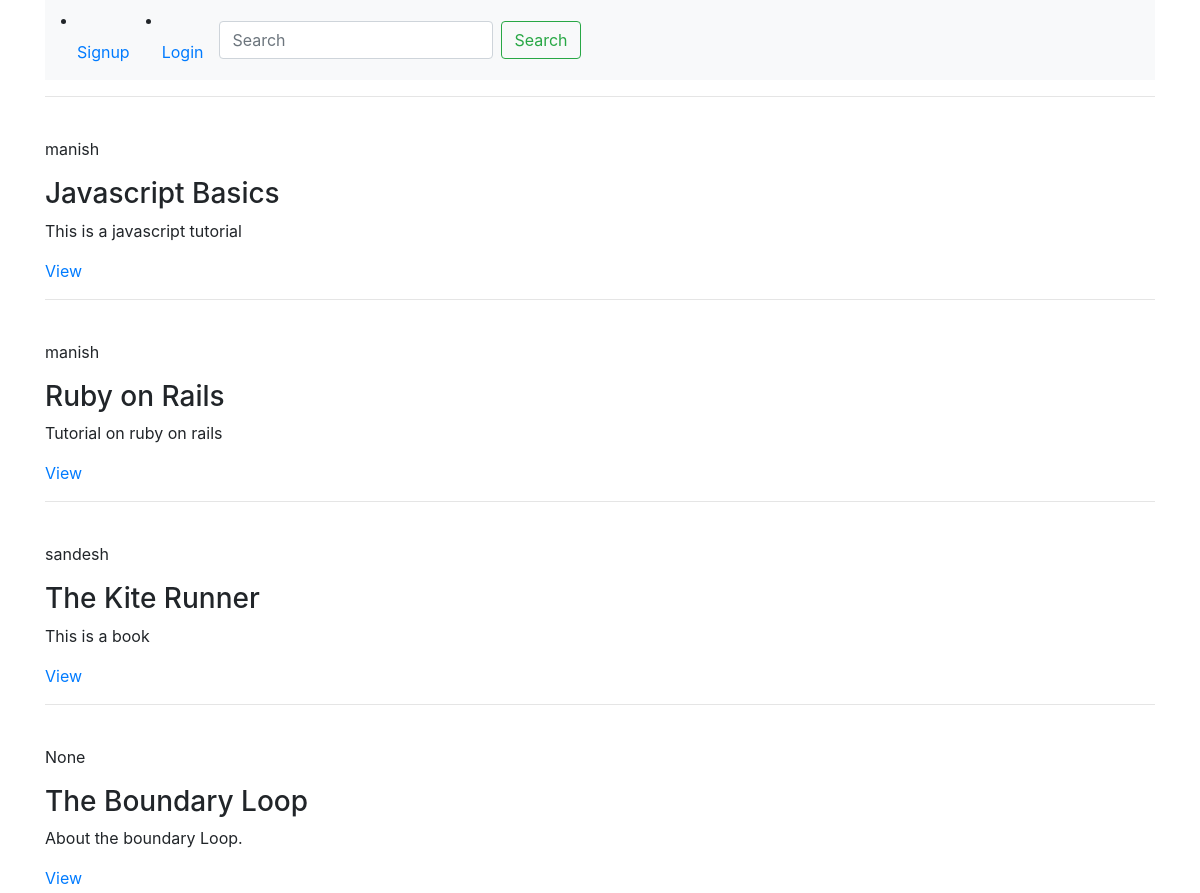
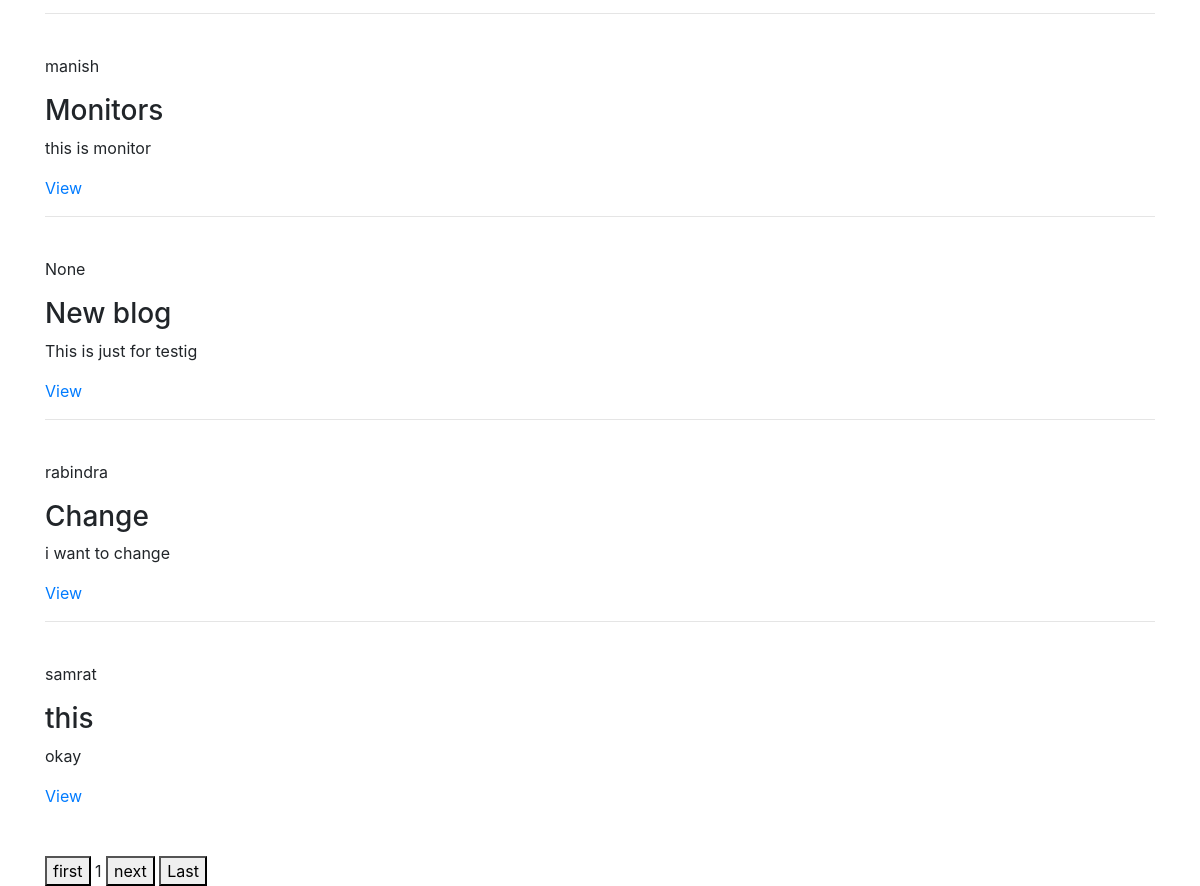
The page / on the database its author committed (2 pictures, top to bottom).
### posts/models.py (models this page shows, shortened)
class Post(models.Model):
    title = models.CharField(max_length=100)
    content = models.TextField()
    published_date = models.DateTimeField(auto_now=True)
    category = models.ForeignKey(Category, on_delete=models.CASCADE, null=True)
    user = models.ForeignKey(User,on_delete=models.CASCADE,null=True,blank=True)
    slug = models.SlugField(null=True, unique=True)

### posts/views.py (the view)
# urls.py: path("",views.blogs,name="blogs"),
def blogs(request):
    blogs = Post.objects.all()
    paginator = Paginator(blogs, 5)
    page_number = request.GET.get('page')
    page_obj = paginator.get_page(page_number)
    data = {'blogs':blogs, 'page_obj': page_obj}
    return render(request,'blogs.html',data)

### templates/blogs.html (shortened to what this page needs)
{% extends 'base.html' %}
{% load static %}
{% block content %}
<main>
	<div class="container">
		{% for blog in blogs %}
			<div>
				<hr>
				<br>
				<p>{{ blog.user }}</p>
				<h3>{{blog.title}}</h3>
				<p>{{blog.content}}</p>
				<a href="{% url 'blog_details' blog.slug %}">View</a>
			</div>
			{% endfor %}
				<br>
				<br>
			<div class="pagination">
				<span class="step-links">
					{% if page_obj.has_next %}
						<a href="?page=1"> <button>first</button></a>
						<span class="current">
							{{ page_obj.number }}
						</span>
						<a href="?page={{ page_obj.next_page_number }}"><button>next</button></a>
						<a href="?page={{ page_obj.paginator.num_pages }}"><button>Last</button></a>
					{% endif %}
				</span>
			</div>
	</div>
</main>
{% endblock %}

### templates/base.html (shortened to what this page needs)
<!DOCTYPE html>
<html lang="en">
	<head>
		<link rel="stylesheet" href="https://cdn.jsdelivr.net/npm/bootstrap@4.3.1/dist/css/bootstrap.min.css">
	</head>
	<div class="container">
		<nav class="navbar navbar-expand-lg navbar-light bg-light position-sticky">
			{% if user.is_authenticated %}
				<a class="navbar-brand" href="#">Blogsite</a>
				<div class="collapse navbar-collapse" id="navbarTogglerDemo03">
					<ul class="navbar-nav mr-auto mt-2 mt-lg-0">
						<li class="nav-item active">
							<a class="nav-link" href="{% url 'blogs' %}">Home </a>
						</li>
							<li class="nav-item">
								<a class="nav-link" href="{%url 'dashboard'%}">Dashboard</a>
							</li>
							<li class="nav-item">
								<a class="nav-link" href="{%url 'logout'%}">Logout</a>
							</li>
							<li class="nav-item">
								<a class="nav-link" href="{%url 'profile'%}">Profile</a>
							</li>
			{% else %}
							<li class="nav-item">
								<a class="nav-link" href="{%url 'signup'%}">Signup</a>
							</li>
							<li class="nav-item">
								<a class="nav-link" href="{%url 'login'%}">Login</a>
							</li>
			{% endif %}
				<form
					method="GET"
					action="{% url 'search' %}"
					class="form-inline my-2 my-lg-0"
				>
					<input
						class="form-control mr-sm-2"
						type="search"
						placeholder="Search"
						aria-label="Search"
						name="keyword"
					/>
					<button class="btn btn-outline-success my-2 my-sm-0" type="submit">
						Search
					</button>
				</form>
			</div>
		<div>
			{% block content %}
			{% endblock %}
		</div>
</html>

### rows shown on the page
Post: user "manish", title "Javascript Basics", content "This is a javascript tutorial"
Post: user "manish", title "Ruby on Rails", content "Tutorial on ruby on rails"
Post: user "sandesh", title "The Kite Runner", content "This is a book"
Post: user "None", title "The Boundary Loop", content "About the boundary Loop."
Post: user "manish", title "Monitors", content "this is monitor"
Post: user "None", title "New blog", content "This is just for testig"
Post: user "rabindra", title "Change", content "i want to change"
Post: user "samrat", title "this", content "okay"

### other values the page prints
{{ page_obj.number }} "1"
